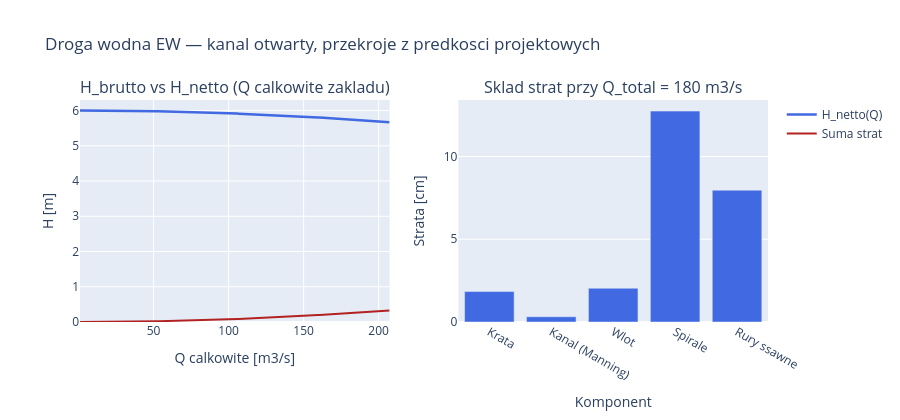

Notebook code for this chart:
### Markdown cell above
---
## Krok 2: Konfiguracja drogi wodnej (straty hydrauliczne)

Definiujemy `loss_fns` -- liste funkcji $Q \\to \\Delta H$. Przekroje drogi wodnej **wymiarujemy z typowych predkosci projektowych**, wiec
straty przy Q_design pozostaja umiarkowanym ulamkiem spadu niezaleznie od
wielkosci instalacji (komponenty jak w nb 06).

**Prompt do LLM:**
> *"Zdefiniuj funkcje `build_loss_fns(Q_design_total, n_turbines)`, ktora wymiaruje
> droge wodna (krata, kanal otwarty, wlot, spirale, rury ssawne) z typowych predkosci
> projektowych (krata 1 m/s, kanal 1.5 m/s, wlot 2 m/s, spirala 5 m/s, rura ssawna
> 2.5 m/s), tak by przekroje skalowaly sie z punktem projektowym."*

**Uzyte funkcje:** `trash_rack_loss`, `pipe_friction_loss`, `minor_loss`.

### Code cell
# KONFIGURACJA DROGI WODNEJ EW — krotki kanal otwarty (typowa dla niskospadowych RoR)
# UWAGA: compute_power przekazuje do loss_fns Q_used = n_active * Q_per_turb (CALKOWITY
# przeplyw przez zaklad). Przekroje dobieramy z TYPOWYCH PREDKOSCI PROJEKTOWYCH, wiec
# droga wodna SKALUJE SIE z punktem projektowym (wieksze Q_design -> wieksze przekroje,
# a nie wieksze straty):
#   krata < 1 m/s, kanal ~1.5 m/s, wlot ~2 m/s, spirala ~5 m/s, rura ssawna ~2.5 m/s.

def build_loss_fns(Q_design_total, n_turbines,  # n_turbines nieuzywane: przekroje z calkowitego Q_design_total
                   v_rack=1.0, v_channel=1.5, v_intake=2.0,
                   v_spiral=5.0, v_draft=2.5, h_channel=3.0, L_channel=30.0):
    """Zwymiaruj droge wodna od CALKOWITEGO przeplywu projektowego.

    Powierzchnie przekrojow = Q_design / v_target, wiec straty przy Q_design
    sa umiarkowanym ulamkiem spadu niezaleznie od wielkosci EW (powyzej
    Q_design przeplyw przez turbiny i tak juz nie rosnie — nadmiar na przelew).
    Spirale i rury ssawne to n_turbines rownoleglych przekrojow — tu podajemy
    powierzchnie LACZNA, bo loss_fns dostaja przeplyw calkowity.
    """
    A_rack = Q_design_total / v_rack
    b_channel = (Q_design_total / v_channel) / h_channel
    A_intake = Q_design_total / v_intake
    A_spiral_tot = Q_design_total / v_spiral
    A_draft_tot = Q_design_total / v_draft
    return [
        lambda Q: trash_rack_loss(Q, A_rack=A_rack, bar_width=0.012, bar_spacing=0.05),
        lambda Q: manning_loss(Q, b=b_channel, h=h_channel, L=L_channel),
        lambda Q: minor_loss(Q, A=A_intake, xi=0.10),
        lambda Q: minor_loss(Q, A=A_spiral_tot, xi=0.10),
        lambda Q: minor_loss(Q, A=A_draft_tot, xi=0.25),
    ]

# Podglad: wymiarowanie dla punktu projektowego z Kroku 3 (dzien instalacyjny 30, skala realnej EW)
Q_preview = float(Q_sorted[70 - 1])
loss_fns_preview = build_loss_fns(Q_preview, 2)

Q_test = np.linspace(1, Q_preview * 1.15, 200)
H_net_test = net_head(H_STAGE, Q_test, loss_fns_preview)
dH_test = H_STAGE - H_net_test

fig = make_subplots(rows=1, cols=2, subplot_titles=[
    'H_brutto vs H_netto (Q calkowite zakladu)',
    f'Sklad strat przy Q_total = {Q_preview:.0f} m3/s'])

fig.add_hline(y=H_STAGE, line_dash='dash', line_color='gray',
    annotation_text=f'H_brutto = {H_STAGE} m', row=1, col=1)
fig.add_trace(go.Scatter(x=Q_test, y=H_net_test, mode='lines',
    line=dict(color='royalblue', width=2.5), name='H_netto(Q)'), row=1, col=1)
fig.add_trace(go.Scatter(x=Q_test, y=dH_test, mode='lines',
    line=dict(color='firebrick', width=2), name='Suma strat'), row=1, col=1)

labels = ['Krata', 'Kanal (Manning)', 'Wlot', 'Spirale', 'Rury ssawne']
values = [float(fn(Q_preview)) for fn in loss_fns_preview]
fig.add_trace(go.Bar(x=labels, y=[v*100 for v in values],
    marker_color='royalblue', showlegend=False), row=1, col=2)

fig.update_xaxes(title_text='Q calkowite [m3/s]', row=1, col=1)
fig.update_xaxes(title_text='Komponent', row=1, col=2)
fig.update_yaxes(title_text='H [m]', range=[0, H_STAGE+0.3], row=1, col=1)
fig.update_yaxes(title_text='Strata [cm]', row=1, col=2)
fig.update_layout(height=420, hovermode='x unified',
    title='Droga wodna EW — kanal otwarty, przekroje z predkosci projektowych')
fig.show()

print(f'Sumaryczna strata przy Q_total = {Q_preview:.1f} m3/s: '
      f'{sum(values)*100:.1f} cm ({sum(values)/H_STAGE*100:.1f}% spadu brutto)')

### Figure 1 — Plotly figure (JSON) as saved in the notebook; plotly's stock layout.template omitted (floating-point values rounded to 4 significant figures; data arrays with more than 128 entries replaced by an {"elided": "..."} marker saying what was removed)
{"data": [{"line": {"color": "royalblue", "width": 2.5}, "mode": "lines", "name": "H_netto(Q)", "type": "scatter", "x": {"elided": "200 float values"}, "xaxis": "x", "y": {"elided": "200 float values"}, "yaxis": "y"}, {"line": {"color": "firebrick", "width": 2}, "mode": "lines", "name": "Suma strat", "type": "scatter", "x": {"elided": "200 float values"}, "xaxis": "x", "y": {"elided": "200 float values"}, "yaxis": "y"}, {"marker": {"color": "royalblue"}, "showlegend": false, "type": "bar", "x": ["Krata", "Kanal (Manning)", "Wlot", "Spirale", "Rury ssawne"], "xaxis": "x2", "y": [1.84, 0.3176, 2.039, 12.74, 7.964], "yaxis": "y2"}], "layout": {"annotations": [{"font": {"size": 16}, "showarrow": false, "text": "H_brutto vs H_netto (Q calkowite zakladu)", "x": 0.225, "xanchor": "center", "xref": "paper", "y": 1.0, "yanchor": "bottom", "yref": "paper"}, {"font": {"size": 16}, "showarrow": false, "text": "Sklad strat przy Q_total = 180 m3/s", "x": 0.775, "xanchor": "center", "xref": "paper", "y": 1.0, "yanchor": "bottom", "yref": "paper"}], "height": 420, "hovermode": "x unified", "title": {"text": "Droga wodna EW — kanal otwarty, przekroje z predkosci projektowych"}, "xaxis": {"anchor": "y", "domain": [0.0, 0.45], "title": {"text": "Q calkowite [m3/s]"}}, "xaxis2": {"anchor": "y2", "domain": [0.55, 1.0], "title": {"text": "Komponent"}}, "yaxis": {"anchor": "x", "domain": [0.0, 1.0], "range": [0, 6.3], "title": {"text": "H [m]"}}, "yaxis2": {"anchor": "x2", "domain": [0.0, 1.0], "title": {"text": "Strata [cm]"}}}}
